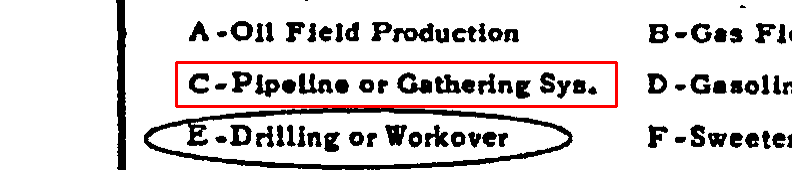
#> input picture research/experiments/EXP-036/sample_images/ambiguous/ambig_01_short_H9-53-2119_2144_p1.png, 792 x 170 px
$ python -i recursive_xy_cut.py   (imports and definitions only)
#> lines starting #> are read from the running program, lines starting #| are printed output that depends on the picture; after the words box and inside, x2 and y2 are one past the last pixel; in counts of white or black regions, pixels touching at a corner belong together
#> further down, picture is the input picture: shape (170, 792, 3); mean B, G, R 213.6, 213.6, 219.1
"""EXP-043 Phase D: Recursive XY-Cut + Morphological Table Cells.

Target: TOKEN_SLICING (23,542 fields).
Performs recursive XY-Cut projection profile decomposition and morphological line opening
to detect discrete table cell geometry and clamp overlapping predictions to true cell boundaries.
"""

from __future__ import annotations

from typing import Any
import cv2
import numpy as np


# [56 lines left out: functions max_contiguous_gap, find_cut_center, recursive_xy_cut, not called in this run]


def extract_table_cells_morphological(page_image: np.ndarray) -> list[tuple[float, float, float, float]]:
    """Extract table cells via morphological line detection."""
    if page_image is None or page_image.size == 0:
        return []

    gray = cv2.cvtColor(page_image, cv2.COLOR_BGR2GRAY) if len(page_image.shape) == 3 else page_image
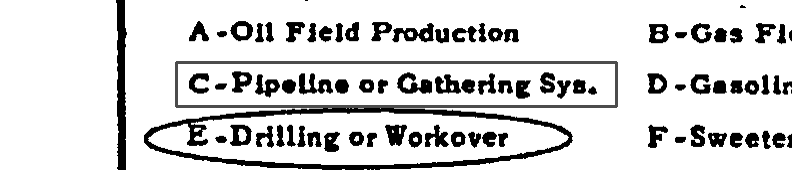
#> gray: shape (170, 792); min 0, max 255, mean 215.2
    _, binary = cv2.threshold(gray, 180, 255, cv2.THRESH_BINARY_INV)
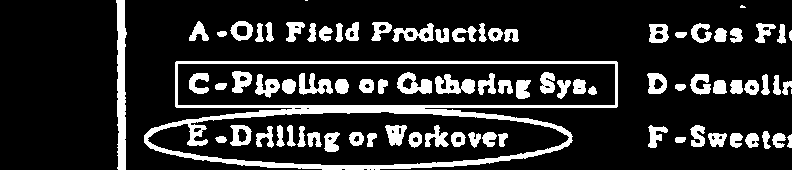
#> binary: shape (170, 792); 16.8% white; 83 white regions (3 under 20 px), largest, box (x1, y1, x2, y2) and area: (144, 61, 618, 170) 7483, (116, 0, 127, 170) 1375, (435, 74, 475, 94) 497

    # Horizontal lines (kernel 25x1)
    h_kernel = cv2.getStructuringElement(cv2.MORPH_RECT, (25, 1))
    h_lines = cv2.morphologyEx(binary, cv2.MORPH_OPEN, h_kernel)
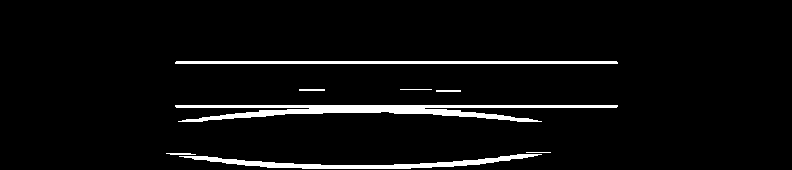
#> h_lines: shape (170, 792); 4.6% white; 8 white regions, largest, box (x1, y1, x2, y2) and area: (175, 105, 618, 122) 3095, (179, 154, 542, 169) 1611, (175, 61, 618, 64) 1327

    # Vertical lines (kernel 1x25)
    v_kernel = cv2.getStructuringElement(cv2.MORPH_RECT, (1, 25))
    v_lines = cv2.morphologyEx(binary, cv2.MORPH_OPEN, v_kernel)
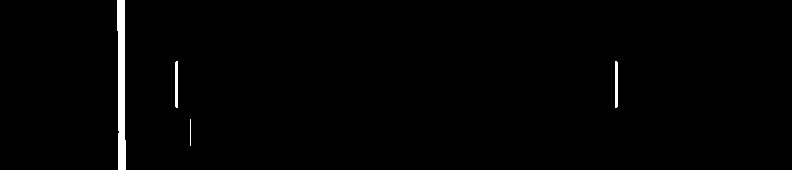
#> v_lines: shape (170, 792); 1.2% white; 4 white regions, box (x1, y1, x2, y2) and area: (117, 0, 126, 170) 1249, (175, 61, 178, 108) 139, (615, 61, 618, 108) 139, (190, 119, 191, 146) 27

    # Combine
    frame = cv2.bitwise_or(h_lines, v_lines)
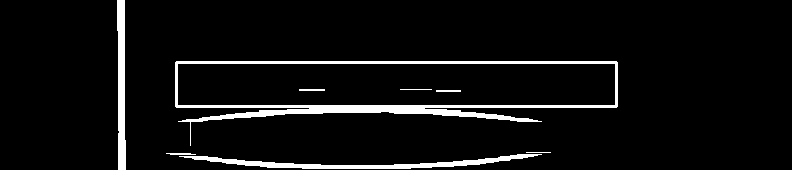
#> frame: shape (170, 792); 5.8% white; 8 white regions

    # Find connected cells
    contours, _ = cv2.findContours(frame, cv2.RETR_EXTERNAL, cv2.CHAIN_APPROX_SIMPLE)
#> contours = 5 contours, 1 with area under 20; largest, box (x1, y1, x2, y2) and area: (175, 61, 618, 146) 21850, (179, 154, 542, 169) 1248, (117, 0, 126, 170) 1072, (166, 153, 196, 155) 21

    h, w = gray.shape
#> h = 170; w = 792
    cells: list[tuple[float, float, float, float]] = []
    for cnt in contours:
        x, y, cw, ch = cv2.boundingRect(cnt)
        if cw < 20 or ch < 10:
            continue
        cells.append((
            round(x / w, 6),
            round(y / h, 6),
            round(cw / w, 6),
            round(ch / h, 6),
        ))
#> this loop made 5 passes
#> (x, y, cw, ch) on passes 1, 2, 4, 5: (179, 154, 363, 15), (166, 153, 30, 2), (175, 61, 443, 85), (117, 0, 9, 170)
#> (cnt, x, y, cw, ch) on pass 3: ([[526, 152], [550, 152]], 526, 152, 25, 1)
#> after the loop, cells = [(0.226, 0.906, 0.458, 0.0882), (0.221, 0.359, 0.559, 0.5)]

    return cells

>>> import cv2
>>> picture = cv2.imread('../EXP-036/sample_images/ambiguous/ambig_01_short_H9-53-2119_2144_p1.png')
>>> result = extract_table_cells_morphological(picture)
#> result has the same summary as cells in extract_table_cells_morphological

$ run again, on research/experiments/EXP-036/sample_images/ambiguous/ambig_02_medium_becerra-2023_p25.png
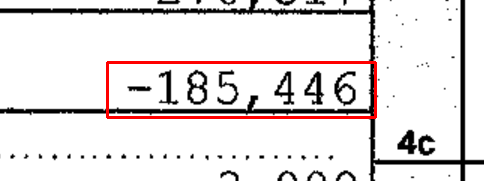
#> input picture research/experiments/EXP-036/sample_images/ambiguous/ambig_02_medium_becerra-2023_p25.png, 484 x 181 px
#> picture is the input picture: shape (181, 484, 3); mean B, G, R 225.1, 225.1, 230.7
#> in extract_table_cells_morphological, `_, binary = cv2.threshold(gray, 180, 255, cv2.THRESH_BINARY_INV)`:
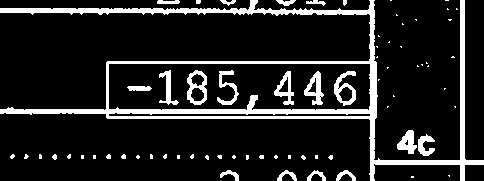
#> binary: shape (181, 484); 13.2% white; 70 white regions (48 under 20 px), largest, box (x1, y1, x2, y2) and area: (0, 0, 484, 181) 8007, (187, 70, 207, 105) 348, (334, 71, 356, 106) 338
#> h_lines: shape (181, 484); 6.2% white; 5 white regions, box (x1, y1, x2, y2) and area: (0, 109, 377, 114) 1782, (0, 8, 375, 14) 1443, (106, 61, 377, 64) 811, (106, 116, 377, 119) 811, (370, 160, 484, 165) 565
#> v_lines: shape (181, 484); 2.8% white; 8 white regions, largest, box (x1, y1, x2, y2) and area: (370, 0, 377, 181) 915, (460, 0, 465, 181) 905, (106, 61, 109, 119) 172
#> in extract_table_cells_morphological, `frame = cv2.bitwise_or(h_lines, v_lines)`:
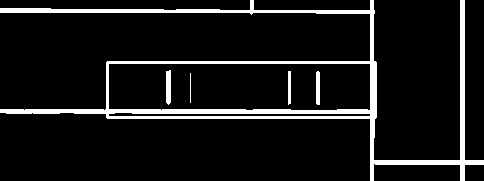
#> frame: shape (181, 484); 8.8% white; 5 white regions
#> contours = 1 contour; box (x1, y1, x2, y2) and area: (0, 0, 484, 181) 18419
#> the loop in extract_table_cells_morphological, `for cnt in contours:` made 1 pass
#> after the loop in extract_table_cells_morphological, `for cnt in contours:`: cells = [(0, 0, 1, 1)]

$ run again, on research/experiments/EXP-036/sample_images/ambiguous/ambig_03_short_08-15427_H-12_1-21-2003_F-01341_p1.png
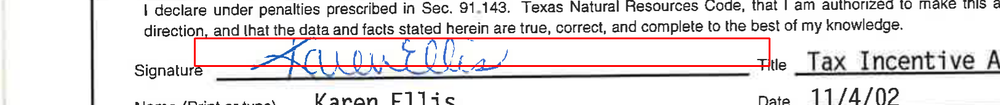
#> input picture research/experiments/EXP-036/sample_images/ambiguous/ambig_03_short_08-15427_H-12_1-21-2003_F-01341_p1.png, 1000 x 105 px, shrunk from 1625 x 171 before the run
#> picture is the input picture: shape (105, 1000, 3); mean B, G, R 225.1, 224.2, 228.9
#> in extract_table_cells_morphological, `_, binary = cv2.threshold(gray, 180, 255, cv2.THRESH_BINARY_INV)`:
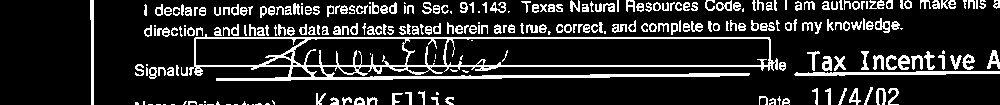
#> binary: shape (105, 1000); 15.6% white in thin lines or dots
#> h_lines: shape (105, 1000); 4.4% white; 4 white regions, box (x1, y1, x2, y2) and area: (216, 73, 750, 81) 1707, (194, 65, 773, 67) 1155, (194, 37, 770, 39) 1151, (794, 71, 1000, 76) 650
#> v_lines: shape (105, 1000); 0.63% white; 10 white regions, largest, box (x1, y1, x2, y2) and area: (90, 0, 94, 105) 335, (194, 37, 196, 67) 59, (409, 92, 412, 105) 39
#> in extract_table_cells_morphological, `frame = cv2.bitwise_or(h_lines, v_lines)`:
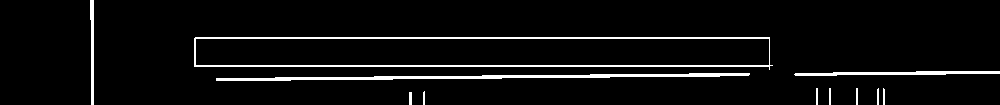
#> frame: shape (105, 1000); 5.1% white; 11 white regions
#> contours = 11 contours, 6 with area under 20; largest, box (x1, y1, x2, y2) and area: (194, 37, 773, 70) 16676, (216, 73, 750, 81) 1172, (794, 71, 1000, 76) 443, (90, 0, 94, 105) 228, (409, 92, 412, 105) 24
#> the loop in extract_table_cells_morphological, `for cnt in contours:` made 11 passes
#> (cnt, x, y, cw, ch) on passes 1 to 7: ([[409, 92], [409, 104], [411, 104], [411, 92]], 409, 92, 3, 13), ([[424, 91], [423, 92], [423, 104], [424, 104]], 423, 91, 2, 14), ([[883, 88], [883, 104], [884, 104], [884, 89]], 883, 88, 2, 17), ([[878, 88], [877, 89], [877, 104], [878, 104]], 877, 88, 2, 17), ([[856, 88], [856, 104], [857, 104], [857, 88]], 856, 88, 2, 17), ([[829, 88], [829, 104], [830, 104], [830, 88]], 829, 88, 2, 17), ([[816, 88], [816, 104], [817, 104], [817, 88]], 816, 88, 2, 17)
#> after the loop in extract_table_cells_morphological, `for cnt in contours:`: cells = [(0.194, 0.352, 0.579, 0.314)]

$ run again, on research/experiments/EXP-036/sample_images/ambiguous/ambig_04_short_08-37943_H-12_09-25-2014_F-01249_p1.png
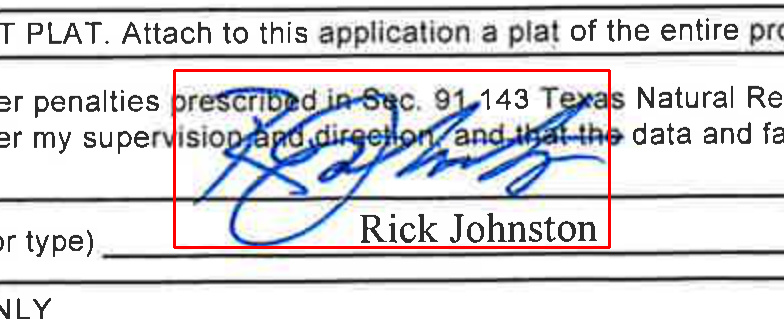
#> input picture research/experiments/EXP-036/sample_images/ambiguous/ambig_04_short_08-37943_H-12_09-25-2014_F-01249_p1.png, 784 x 319 px
#> picture is the input picture: shape (319, 784, 3); mean B, G, R 216.6, 213.3, 214.5
#> in extract_table_cells_morphological, `_, binary = cv2.threshold(gray, 180, 255, cv2.THRESH_BINARY_INV)`:
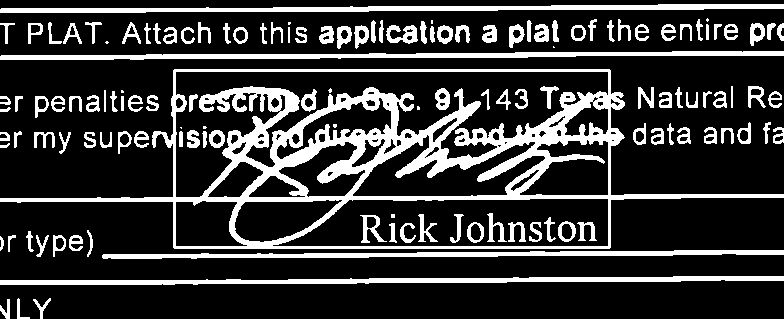
#> binary: shape (319, 784); 21.2% white; 135 white regions (12 under 20 px), largest, box (x1, y1, x2, y2) and area: (0, 69, 784, 249) 24399, (0, 276, 784, 285) 3810, (0, 4, 784, 13) 3792
#> h_lines: shape (319, 784); 9.8% white; 29 white regions, largest, box (x1, y1, x2, y2) and area: (0, 4, 784, 13) 3786, (0, 276, 784, 285) 3764, (0, 51, 784, 60) 3690
#> v_lines: shape (319, 784); 1.3% white; 27 white regions (1 under 20 px), largest, box (x1, y1, x2, y2) and area: (173, 69, 176, 249) 538, (608, 69, 611, 249) 538, (391, 93, 397, 155) 303
#> in extract_table_cells_morphological, `frame = cv2.bitwise_or(h_lines, v_lines)`:
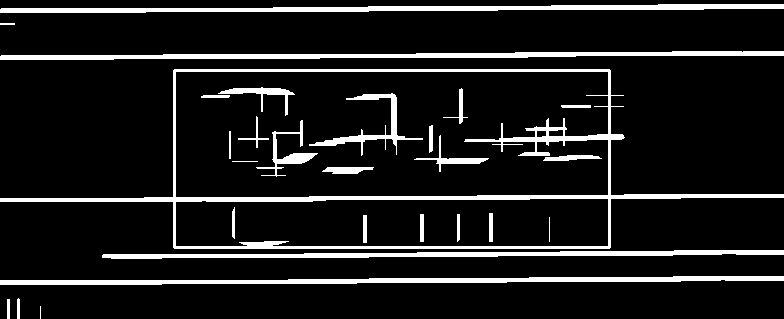
#> frame: shape (319, 784); 10.9% white; 28 white regions (1 under 20 px)
#> contours = 9 contours, 2 with area under 20; largest, box (x1, y1, x2, y2) and area: (0, 69, 784, 249) 79414, (0, 4, 784, 13) 2998, (0, 276, 784, 285) 2976, (0, 51, 784, 60) 2902, (102, 250, 784, 259) 2448, (17, 298, 20, 319) 39, (7, 299, 10, 319) 38
#> the loop in extract_table_cells_morphological, `for cnt in contours:` made 9 passes
#> (x, y, cw, ch) on passes 3, 4, 5, 6, 7, 9: (17, 298, 3, 21), (0, 276, 784, 9), (102, 250, 682, 9), (0, 69, 784, 180), (0, 51, 784, 9), (0, 4, 784, 9)
#> after the loop in extract_table_cells_morphological, `for cnt in contours:`: cells = [(0, 0.216, 1, 0.564)]
